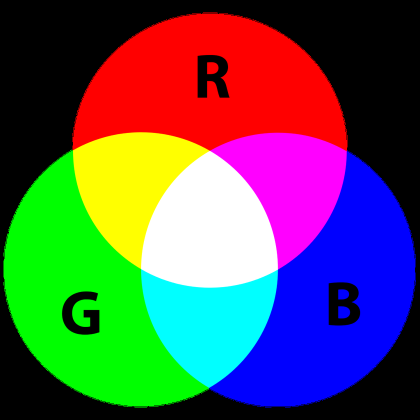
#> input picture AdditiveColor.png, 420 x 420 px, shrunk from 1024 x 1024 before the run
$ python 1_basics.py
#> lines starting #> are read from the running program, lines starting #| are printed output that depends on the picture
import cv2 as cv
import sys
import numpy as np

def main():
    #IMAGE READ
    img = cv.imread(cv.samples.findFile("AdditiveColor.png"), cv.IMREAD_REDUCED_COLOR_2)
#> img is the input picture: shape (420, 420, 3); mean B, G, R 84.2, 84.3, 84.3
    if img is None:
        sys.exit("Could not read the image.")

    #G=0, R=0
    #img[:,:,1] = 0
    #img[:,:,2] = 0

    padding = cv.copyMakeBorder(img, 300, 0, 0, 0, cv.BORDER_REFLECT)
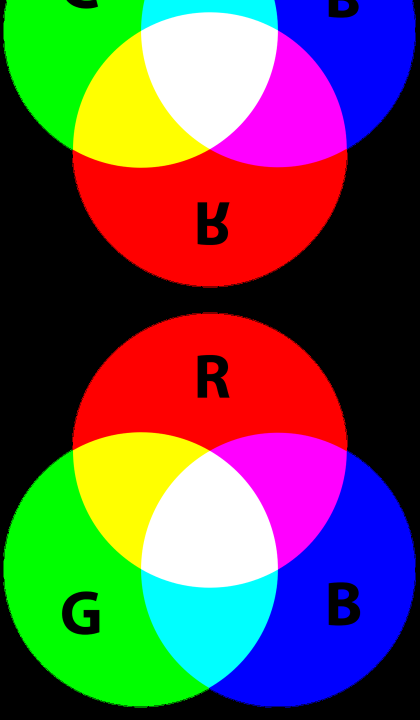
#> padding: shape (720, 420, 3); mean B, G, R 80.7, 81, 98.3
    #b, g, r = cv.split(img)
    b = img[:, :, 0]
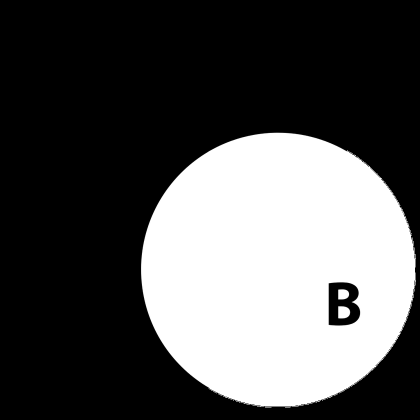
#> b: shape (420, 420); min 0, max 255, mean 84.2
    g = img[:, :, 1]
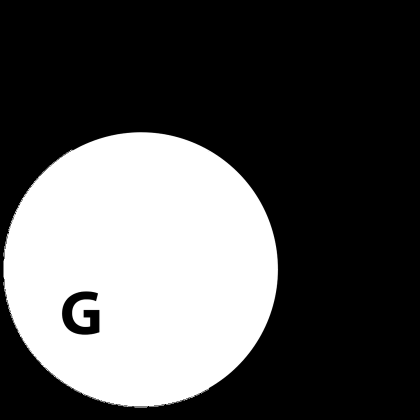
#> g: shape (420, 420); min 0, max 255, mean 84.3
    r = img[:, :, 2]
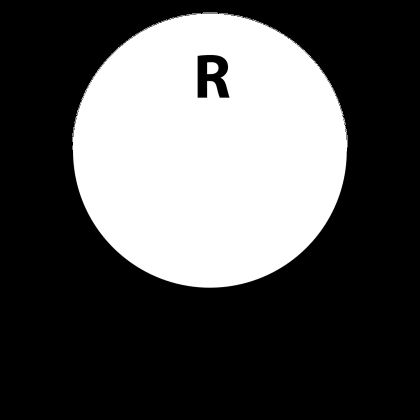
#> r: shape (420, 420); min 0, max 255, mean 84.3

    #IMAGE SHOW
    cv.imshow("b window", b)
    cv.imshow("g window", g)
    cv.imshow("r window", r)
    cv.imshow("img window", img)

    #IMAGE MATRIX SIZE
    print(np.shape(img))
#| (420, 420, 3)
    print(img.shape)
#| (420, 420, 3)

    print(f'Pixel [200, 200]:{img[200,200]}')
#| Pixel [200, 200]:[255 255 255]

    k = cv.waitKey(0)
#> (key Esc is pressed here)

    #IMAGE SAVE
    if k == ord('s'):
        cv.imwrite("img1.png", img)

if __name__ == '__main__':
    main()
